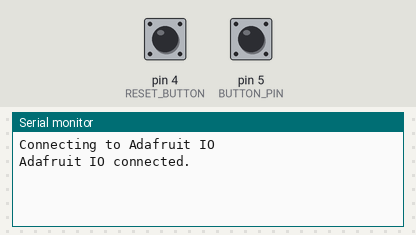
A sketch run on a simulated Arduino Uno, built with avr-gcc and run on an emulated ATmega328P. On the bench: the last lines printed to the serial monitor. Inputs (shaded band) come from the test bench; at power-on: pin 4 (RESET_BUTTON) LOW, pin 5 (BUTTON_PIN) LOW.

Above: at 2.7 s.
2.8 s: pin 4 (RESET_BUTTON) pulled HIGH for 0.15 s
At 3.1 s:
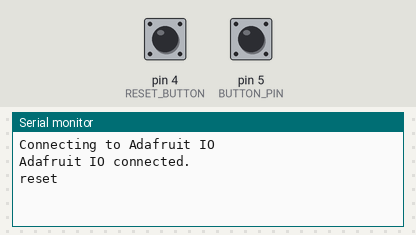
4.4 s: pin 5 (BUTTON_PIN) pulled HIGH for 0.15 s
At 5.6 s:
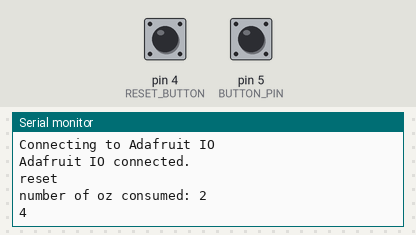
6.0 s: pin 5 (BUTTON_PIN) pulled HIGH for 1 s
At 7.0 s:
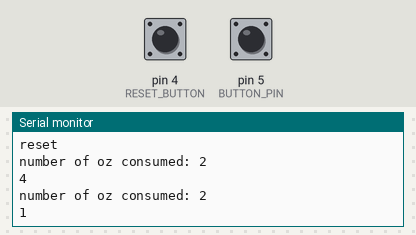

The sketch:

CoffeeCup_Phase1+2.ino
```cpp
/************************** Configuration ***********************************/

#include "config.h"

/************************ Project Starts Here *******************************/

// bottom of cup button is digital pin 5
#define BUTTON_PIN 5

// reset button is digital pin 4
#define RESET_BUTTON 4

// Variables will change:
int buttonPushCounter = 0;   // counter for the number of button presses
int buttonState = 0;         // current state of the button
int lastButtonState = 0;     // previous state of the button

int resetButtonState = 0;   // current state of reset button
int lastResetButtonState = 0; // previous state of reset button

int currentMillis = 0; // set millis to 0
int previousMillis = 0; // set time lapse to 0
int timeSinceLastButton = 0; // set time to 0

// set up the 'digital' feed
AdafruitIO_Feed *coffeebutton = io.feed("coffeebutton");

void setup() {

  // set button pins as an input
  pinMode(BUTTON_PIN, INPUT);
  pinMode(RESET_BUTTON, INPUT);

  // start the serial connection
  Serial.begin(115200);

  // wait for serial monitor to open
  while(! Serial);

  // connect to io.adafruit.com
  Serial.print("Connecting to Adafruit IO");
  io.connect();

  // wait for a connection
  while(io.status() < AIO_CONNECTED) {
    Serial.print(".");
    delay(500);
  }

  // we are connected
  Serial.println();
  Serial.println(io.statusText());

}

void loop() {

  // io.run(); is required for all sketches.
  // it should always be present at the top of your loop
  // function. it keeps the client connected to
  // io.adafruit.com, and processes any incoming data.
  io.run();

  // read the pushbutton input pin:
  buttonState = digitalRead(BUTTON_PIN);

  // read the reset button input pin:
  resetButtonState = digitalRead(RESET_BUTTON);

  currentMillis = millis();

  // compare the buttonState to its previous state
  if (buttonState != lastButtonState) {
    // if the state has changed, increment the counter
    if (buttonState == HIGH) {
      // if the current state is HIGH then the button went from off to on (on means the cup is down, off means someone is drinking):
      timeSinceLastButton = (currentMillis-previousMillis)/1000;
      previousMillis = currentMillis;
      buttonPushCounter += timeSinceLastButton/2;
      Serial.print("number of oz consumed: ");
      Serial.println(buttonPushCounter);
      Serial.println(timeSinceLastButton);
      coffeebutton->save(buttonPushCounter);

      // set button counter back to 1 after 35 presses
      if (buttonPushCounter > 35) {
        Serial.println(buttonPushCounter);
        coffeebutton->save(35);
        buttonPushCounter = 1;
      }
      else {buttonPushCounter;}

    } else {
    }
    // Delay a little bit to avoid bouncing
    delay(50);
  }

  // compare the resetButtonState to its previous state
  if (resetButtonState != lastResetButtonState){
    // if the reset button is pushed, set counter back to 0
    if (resetButtonState == HIGH){
      buttonPushCounter = 0;
      Serial.println("reset");
      coffeebutton->save(buttonPushCounter);
      }
    else {}
    // Delay a little bit to avoid bouncing
    delay(50);
  }


  // save the current state as the last state, for next time through the loop
  lastButtonState = buttonState;

  // save the current reset state as the last state for next time through loop
  lastResetButtonState = resetButtonState;
}
```

config.h
```cpp
/************************ Adafruit IO Config *******************************/

// visit io.adafruit.com if you need to create an account,
// or if you need your Adafruit IO key.
#define IO_USERNAME    "asecord"
#define IO_KEY         "7f3d4f3cc07849feaf14bb75c555df83"

/******************************* WIFI **************************************/

// the AdafruitIO_WiFi client will work with the following boards:
//   - HUZZAH ESP8266 Breakout -> https://www.adafruit.com/products/2471
//   - Feather HUZZAH ESP8266 -> https://www.adafruit.com/products/2821
//   - Feather M0 WiFi -> https://www.adafruit.com/products/3010
//   - Feather WICED -> https://www.adafruit.com/products/3056

#define WIFI_SSID       "CCSMFAIXD"
#define WIFI_PASS       "CCSinteraction"

// comment out the following two lines if you are using fona or ethernet
#include "AdafruitIO_WiFi.h"
AdafruitIO_WiFi io(IO_USERNAME, IO_KEY, WIFI_SSID, WIFI_PASS);
```

Measured:
- after the input at 2.8 s, the serial monitor: prints a new line at once (image 1)
- after the input at 4.4 s, the serial monitor: prints a new line at once (image 2)
- after the input at 6.0 s, the serial monitor: prints a new line at once (image 3)
